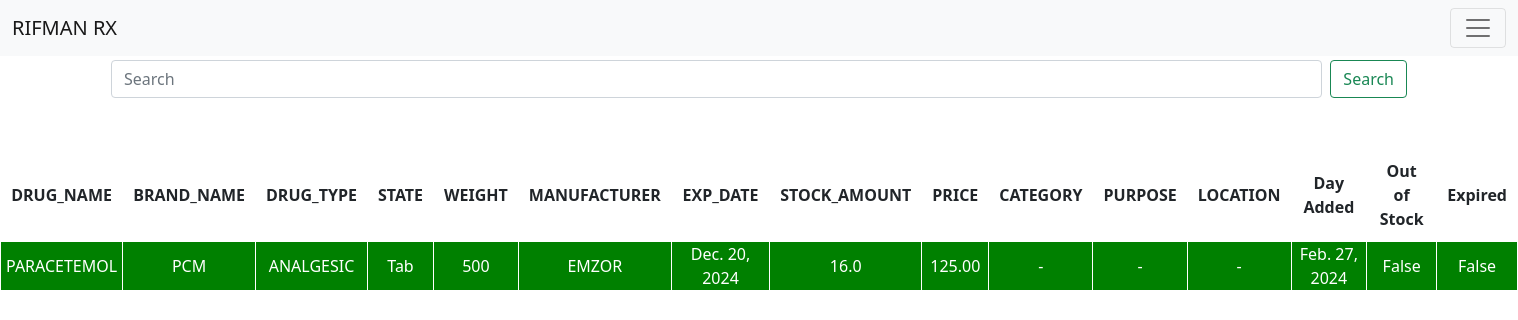
/drug/drugs, run on the app's committed database.
### drugs/models.py (models this page shows, shortened)
class Drug(models.Model):
	drug_name = models.CharField(max_length=30)
	brand_name = models.CharField(max_length=30)
	drug_type = models.CharField(max_length=20)
	state = models.CharField(max_length=20, choices=state_choices, default="Suspension")
	weight = models.CharField(max_length=10)
	manufacturer = models.CharField(max_length=30)
	exp_date = models.DateField("Expiery Date")
	stock_amount = models.IntegerField()
	purchase_amount = models.IntegerField()
	units = models.CharField(max_length=30, choices=unit_choices, default="Unit")
	price = models.DecimalField(max_digits=10, decimal_places=2) #sale_price
	cost_price = models.DecimalField(max_digits=10, decimal_places=2)
	category = models.CharField(max_length=30)
	purpose = models.CharField(max_length=30)
	location = models.CharField(max_length=10)
	day_added = models.DateField(null=False, default="2024-02-27")#str(tz.now().date()))
	out_of_stock = models.BooleanField(default=False)
	expired = models.BooleanField(default=False, null=True)
	def check_exp(self):
		diff = self.exp_date - date.today()
		days = diff.days
		return days
	def check_oos(self):
		if self.stock_amount <= 0:
			self.out_of_stock = True
			return True
		else:
			self.out_of_stock = False
			return False
	def clean_stock(self):
		if self.state == "Tab":
			tb, cd = self.Tablet.get_tab_cd()
			tb, cd = int(tb), int(cd)
			amount = self.stock_amount / tb
			if amount < 1:
				amount = str(self.stock_amount) + " tab(s)"
			return amount
		return self.stock_amount
	def expired(self):
		return self.check_exp() <= 0
	def expire_soon(self):
		return self.check_exp() <= 90
	def tabulate(self):
		return (self.drug_name, self.brand_name, self.drug_type, self.state, self.weight,
			self.manufacturer, self.exp_date, self.clean_stock(), self.price, self.category, self.purpose,
			self.location, self.day_added, self.out_of_stock, self.expired)
	@property
	def Tablet(self):
		return self.tablet_set.all()[0]
	@property
	def Suspension(self):
		return self.suspension_set.all()[0]

### drugs/views.py (the view)
# urls.py: path("drugs", ViewDrugs.as_view(), name="view-drugs"),
class ViewDrugs(ListView):
	model = Drug
	template_name = "drugs/drugs.html"
	context_object_name = "drugs"
	def get_context_data(self, **kwargs):
		context = super().get_context_data(**kwargs)
		context["d-class"] = "exp-far"
		context["headings"] = ["drug_name", "brand_name", "drug_type", "state", "weight",
							"manufacturer", "exp_date", "stock_amount", "price", "category",
							"purpose", "location"]
		return context
	def get(self, request, search=False):
		if not search:
			self.queryset = self.model.objects.all().order_by("drug_name")
		return super().get(request)

### drugs/models.py (called while the page is built)
	def get_tab_cd(self):
		return self.tab_cd.split("/")

### drugs/templates/drugs/drugs.html (shortened to what this page needs)
{% extends "main/base.html" %}
{% block content %}
	<div class="container search">
		<form  class="d-flex" method="get" action="search">
			<input name="search-box" class="form-control me-2" type="search" placeholder="Search" aria-label="Search">
			<button class="btn btn-outline-success" type="submit">Search</button>
		</form>
	</div>
	{% if drugs %}
		<table>
			<thead>
				{% for heading in headings %}
					<th>{{heading.upper}}</th>
				{% endfor %}
				<th>Day Added</th>
				<th>Out of Stock</th>
				<th>Expired</th>
			</thead>
				{% for drug in drugs %}
					{% if drug.check_oos %}
					<tr id="{{drug.pk}}" class="oos drug">
					{% else %}
						{% if drug.expired %}
						<tr id="{{drug.pk}}" class="expired drug">
						{% elif drug.expire_soon %}
						<tr id="{{drug.pk}}" class="exp-soon drug">
						{% else %}
						<tr id="{{drug.pk}}" class="exp-far drug">
						{% endif %}
					{% endif %}
					{% for item in drug.tabulate %}
						<td>{{item}}</td>
					{% endfor %}
					</tr>
				{% endfor %}
		</table>
	{% endif %}
{% endblock %}

### main/templates/main/base.html (shortened to what this page needs)
<!DOCTYPE html>
<html>
	<head>
		{% load static %}
		<link href="{% static 'drugs/css/bootstrap.min.css' %}" rel="stylesheet">
		<link href="{% static 'main/css/styles.css' %}" rel="stylesheet">
	</head>
	<body>
		<nav class="navbar navbar-light bg-light fixed-top">
		  <div class="container-fluid">
		    <a class="navbar-brand" href="{%url 'main:index'%}">RIFMAN RX</a>
		    <button class="navbar-toggler" type="button" data-bs-toggle="offcanvas" data-bs-target="#offcanvasNavbar" aria-controls="offcanvasNavbar">
		      <span class="navbar-toggler-icon"></span>
		    </button>
		  </div>
		</nav>
		{% block content %}
		{% endblock %}
	</body>
</html>

### main/static/main/css/styles.css (style rules this page uses)
body { padding-top: 60px; text-align: center; }
form { text-align: left; width: 100%; }
.search { margin-bottom: 50px; }
table, tr, th, td { border: 1px solid white; }
tr.exp-far { background-color: green; color: white; }
th { padding: 10px; }
td { padding: 0 5px; }

### data on the page
Drug: tabulate "PARACETEMOL" "PCM" "ANALGESIC" "Tab" "500" "EMZOR" "Dec. 20, 2024" "16.0" "125.00" "-" "-" "-" "Feb. 27, 2024" "False" "False"

### other printed values
{{ heading.upper }} "DRUG_NAME" "BRAND_NAME" "DRUG_TYPE" "STATE" "WEIGHT" "MANUFACTURER" "EXP_DATE" "STOCK_AMOUNT" "PRICE" "CATEGORY" "PURPOSE" "LOCATION"
